Frame 1 (no input): blank canvas, image omitted
Frame 60 (no input): blank canvas, image omitted
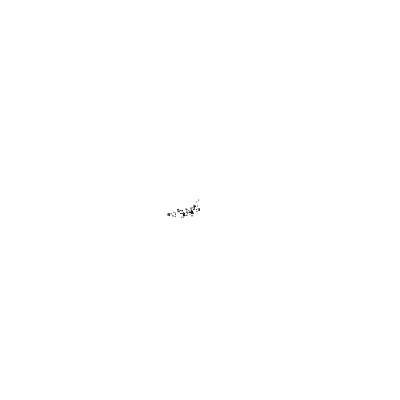
Frame 120 (the mouse pressed at the canvas centre since frame 60)

The p5.js sketch whose frames 1 and 60 were blank and that drew this single picture after the mouse press (run headless with seeded random() and noise() and a simulated clock; from frame 60 on, the mouse is pressed at the canvas centre):

// p5.js sketch
// ── sketch.js
class Walker {
  constructor() {
    this.x = width/2;
    this.y = height/2;
  }
  
  show(){
    stroke(0);
    point(this.x, this.y)
  }
  
  step(){
    let xstep = (floor(random(3)) - 1)*randomGaussian(0,2);
    let ystep = (floor(random(3)) - 1)*randomGaussian(0,2);
    
    this.x += xstep;
    this.y += ystep;
  }
}

let walker;

function setup() {
  createCanvas(400, 400);
  walker = new Walker();
  background(255);
}

function draw() {
  walker.step()
  walker.show()
}
